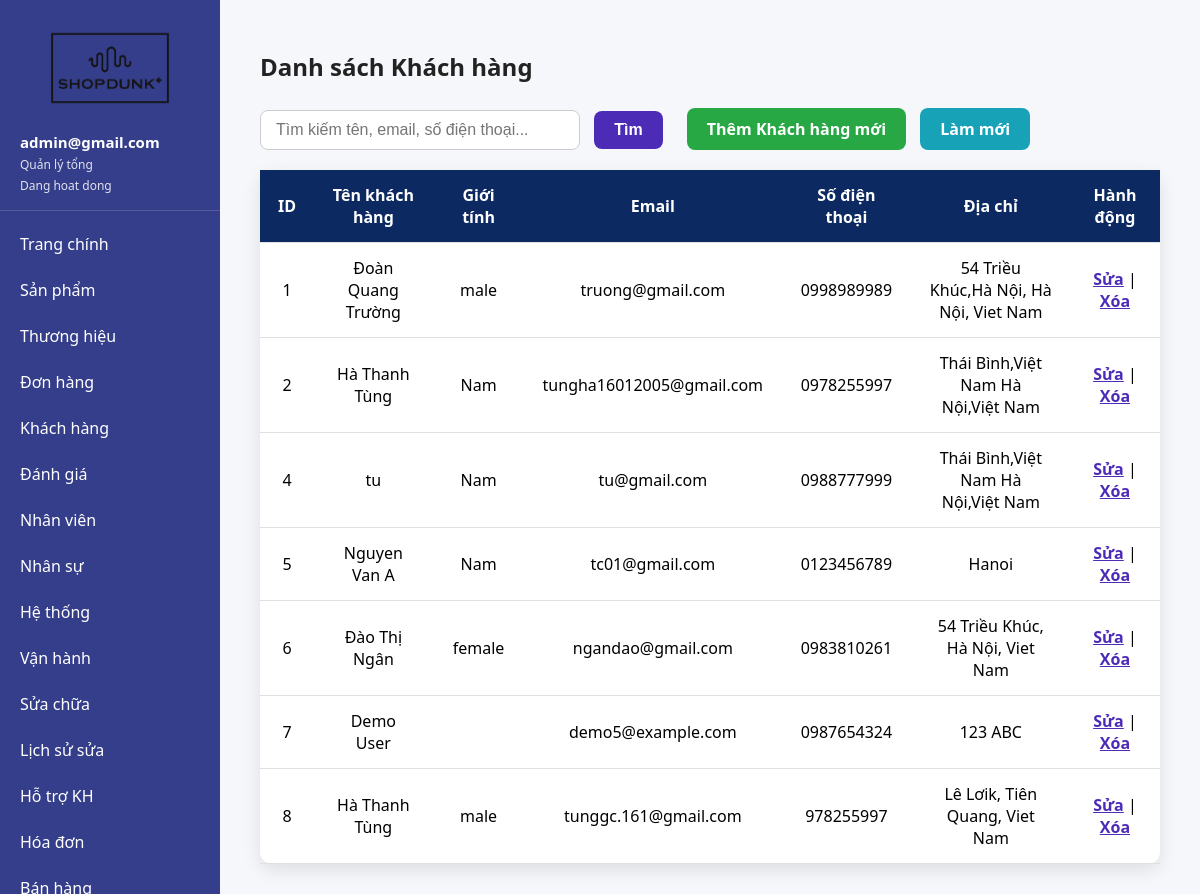
The page /admin/customer.php (signed in) on the database its author committed.
### tables this page shows
CREATE TABLE `customer` (
  `customer_id` int(11) NOT NULL,
  `customer_name` varchar(120) NOT NULL,
  `customer_gender` varchar(20) DEFAULT NULL,
  `customer_email` varchar(191) DEFAULT NULL,
  `customer_contact_no` varchar(30) DEFAULT NULL,
  `customer_address` text DEFAULT NULL,
  `created_at` timestamp NOT NULL DEFAULT current_timestamp()
);

### admin/auth.php (called while the page is built, shortened)
<?php
require_once __DIR__ . '/../config/admin.php';
function get_admin_roles(): array
{
    return [
        'quan_ly_tong' => 'Quản lý tổng',
        'quan_ly' => 'Quản lý',
        'ky_thuat_vien' => 'Kỹ thuật viên',
        'thu_ngan_cskh' => 'Thu ngan - CSKH',
        'nhan_vien_ban_hang' => 'Nhân viên bán hàng',
        'to_truong_ban_hang' => 'Tổ trưởng bán hàng',
    ];
}
function get_permission_matrix(): array
{
    return [
        'quan_ly_tong' => ['*', 'employees_manage'],
        'quan_ly' => ['dashboard', 'products', 'brands', 'reviews', 'orders', 'customers', 'human_resources', 'system_management', 'operations_management', 'reports'],
        'ky_thuat_vien' => ['dashboard', 'reviews', 'repair_management', 'repair_history'],
        'thu_ngan_cskh' => ['dashboard', 'orders', 'customers', 'customer_support', 'invoice_management', 'reports'],
        'nhan_vien_ban_hang' => ['dashboard', 'products', 'orders', 'customers', 'sales_management', 'store_inventory', 'reports'],
        'to_truong_ban_hang' => ['dashboard', 'products', 'orders', 'customers', 'sales_management', 'store_inventory', 'sales_team_management', 'sales_issue_support', 'reports'],
    ];
}
function role_label(?string $role): string
{
    $roles = get_admin_roles();
    return $roles[$role ?? ''] ?? 'Nhan vien';
}
function status_label(?string $status): string
{
    return ($status ?? 'active') === 'blocked' ? 'Da khoa' : 'Dang hoat dong';
}
function admin_has_permission(?string $role, string $permission): bool
{
    $permissions = get_permission_matrix()[$role] ?? [];
    return in_array('*', $permissions, true) || in_array($permission, $permissions, true);
}
function current_admin(): ?array
{
    static $admin = null;
    static $loaded = false;
    if ($loaded) {
        return $admin;
    }
    $loaded = true;
    $username = $_SESSION['username'] ?? '';
    global $conn;
    $stmt = $conn->prepare("SELECT * FROM admin WHERE admin_username = ? LIMIT 1");
    $stmt->bind_param("s", $username);
    $stmt->execute();
    $result = $stmt->get_result();
    $admin = $result ? $result->fetch_assoc() : null;
    return $admin;
}
function require_login(): array
{
    $admin = current_admin();
    return $admin;
}
function require_permission(string $permission): array
{
    $admin = require_login();
    return $admin;
}
?>

### admin/customer.php (the view, shortened to what this page needs)
<?php
require_once __DIR__ . '/auth.php';
require_permission('customers');
include __DIR__ . '/sidebar.php';
$search = trim($_GET['search'] ?? '');
$search_sql = '';
$limit = 10;
$page = isset($_GET['page']) && is_numeric($_GET['page']) && $_GET['page'] > 0 ? intval($_GET['page']) : 1;
$offset = ($page - 1) * $limit;
$sql = "SELECT * FROM customer $search_sql ORDER BY customer_id ASC LIMIT $limit OFFSET $offset";
$stmt = $conn->prepare($sql);
$stmt->execute();
$result = $stmt->get_result();
?>
<!DOCTYPE html>
<html lang="vi">
<head>
</head>
<body>
<div class="main-content">
  <h2>Danh sách Khách hàng</h2>
  <form method="get" action="">
    <input type="text" name="search" placeholder="Tìm kiếm tên, email, số điện thoại..." value="<?php echo htmlspecialchars($search); ?>" />
    <button type="submit">Tìm</button>
    <a href="addcustomer.php" class="add-btn">Thêm Khách hàng mới</a>
    <a href="customer.php" class="btn refresh-btn">Làm mới</a>
  </form>
  <table>
    <thead>
      <tr>
        <th>ID</th>
        <th>Tên khách hàng</th>
        <th>Giới tính</th>
        <th>Email</th>
        <th>Số điện thoại</th>
        <th>Địa chỉ</th>
        <th>Hành động</th>
      </tr>
    </thead>
    <tbody>
      <?php if ($result->num_rows === 0): ?>
      <tr>
        <td colspan="7" style="text-align:center; padding:20px; color:#666;">Không tìm thấy khách hàng nào.</td>
      </tr>
      <?php else: ?>
        <?php while ($row = $result->fetch_assoc()): ?>
        <tr>
          <td><?php echo $row['customer_id']; ?></td>
          <td><?php echo htmlspecialchars($row['customer_name']); ?></td>
          <td><?php echo htmlspecialchars($row['customer_gender']); ?></td>
          <td><?php echo htmlspecialchars($row['customer_email']); ?></td>
          <td><?php echo htmlspecialchars($row['customer_contact_no']); ?></td>
          <td><?php echo htmlspecialchars($row['customer_address']); ?></td>
          <td>
            <a href="editcustomer.php?id=<?php echo $row['customer_id']; ?>">Sửa</a> |
            <a href="deletecustomer.php?id=<?php echo $row['customer_id']; ?>" onclick="return confirm('Bạn có chắc muốn xóa khách hàng này?');">Xóa</a>
          </td>
        </tr>
        <?php endwhile; ?>
      <?php endif; ?>
    </tbody>
  </table>
</div>
</body>
</html>

### admin/sidebar.php (shortened to what this page needs)
<?php
require_once __DIR__ . '/auth.php';
$sidebarAdmin = current_admin();
$role = $sidebarAdmin['admin_role'] ?? null;
$menuItems = [
    ['permission' => 'dashboard', 'href' => 'admin.php', 'label' => 'Trang chính'],
    ['permission' => 'products', 'href' => 'product.php', 'label' => 'Sản phẩm'],
    ['permission' => 'brands', 'href' => 'brand.php', 'label' => 'Thương hiệu'],
    ['permission' => 'orders', 'href' => 'order.php', 'label' => 'Đơn hàng'],
    ['permission' => 'customers', 'href' => 'customer.php', 'label' => 'Khách hàng'],
    ['permission' => 'reviews', 'href' => 'reviews.php', 'label' => 'Đánh giá'],
    ['permission' => 'employees_manage', 'href' => 'employees.php', 'label' => 'Nhân viên'],
    ['permission' => 'human_resources', 'href' => 'human_resources.php', 'label' => 'Nhân sự'],
    ['permission' => 'system_management', 'href' => 'system_management.php', 'label' => 'Hệ thống'],
    ['permission' => 'operations_management', 'href' => 'operations_management.php', 'label' => 'Vận hành'],
    ['permission' => 'repair_management', 'href' => 'repair_management.php', 'label' => 'Sửa chữa'],
    ['permission' => 'repair_history', 'href' => 'repair_history.php', 'label' => 'Lịch sử sửa'],
    ['permission' => 'customer_support', 'href' => 'customer_support.php', 'label' => 'Hỗ trợ KH'],
    ['permission' => 'invoice_management', 'href' => 'invoice_management.php', 'label' => 'Hóa đơn'],
    ['permission' => 'sales_management', 'href' => 'sales_management.php', 'label' => 'Bán hàng'],
    ['permission' => 'reports', 'href' => 'reports.php', 'label' => 'Báo cáo thống kê'],
    ['permission' => 'store_inventory', 'href' => 'store_inventory.php', 'label' => 'Tồn kho'],
    ['permission' => 'sales_team_management', 'href' => 'sales_team_management.php', 'label' => 'Đội bán hàng'],
    ['permission' => 'sales_issue_support', 'href' => 'sales_issue_support.php', 'label' => 'Sự cố bán hàng'],
];
?>
<div style="width:220px;background:#353E8A;color:#fff;min-height:100vh;position:fixed;overflow-y:auto;">
  <div style="padding:18px 20px 14px;">
    <a href="admin.php" style="display:block;text-decoration:none;">
      <img src="../images/logoshopdunk.png" alt="ShopDunk Logo" style="width:100%;max-width:160px;height:auto;display:block;margin:0 auto;">
    </a>
  </div>
  <?php if ($sidebarAdmin): ?>
    <div style="padding:0 20px 16px;border-bottom:1px solid rgba(255,255,255,0.15);margin-bottom:10px;">
      <div style="font-size:15px;font-weight:700;"><?= htmlspecialchars($sidebarAdmin['admin_full_name'] ?: $sidebarAdmin['admin_username']) ?></div>
      <div style="font-size:12px;opacity:.85;margin-top:4px;"><?= htmlspecialchars(role_label($role)) ?></div>
      <div style="font-size:12px;opacity:.85;margin-top:4px;"><?= htmlspecialchars(status_label($sidebarAdmin['admin_status'] ?? null)) ?></div>
    </div>
  <?php endif; ?>
  <ul style="list-style:none;padding:0;margin:0;">
    <?php foreach ($menuItems as $item): ?>
      <?php if ($sidebarAdmin && admin_has_permission($role, $item['permission'])): ?>
        <li>
          <a href="<?= htmlspecialchars($item['href']) ?>" style="display:block;padding:12px 20px;color:#fff;text-decoration:none;"><?= htmlspecialchars($item['label']) ?></a>
        </li>
      <?php endif; ?>
    <?php endforeach; ?>
  </ul>
</div>
<?php return; ?>

### admin/customer.php (style rules this page uses)
* { box-sizing: border-box; }
body { margin: 0; font-family: 'Segoe UI', Tahoma, Geneva, Verdana, sans-serif; background: #f5f7fa; }
.main-content { margin-left: 220px; padding: 30px 40px; max-width: 1200px; margin-right: auto; }
h2 { color: #222; font-weight: 700; margin-bottom: 25px; }
form { margin-bottom: 20px; }
input[type="text"] { padding: 10px 15px; width: 320px; border-radius: 8px; border: 1px solid #ccc; font-size: 1rem; transition: border-color 0.3s ease; }
button, a.add-btn { padding: 10px 20px; border-radius: 8px; font-weight: 600; font-size: 1rem; border: none; cursor: pointer; transition: background-color 0.3s ease; text-decoration: none; display: inline-block; color: white; }
button { background-color: #4c2bb6; margin-left: 10px; }
a.add-btn { background-color: #28a745; margin-left: 20px; }
table { width: 100%; border-collapse: collapse; background: #fff; border-radius: 12px; box-shadow: 0 6px 18px rgba(0,0,0,0.1); min-width: 900px; }
thead { background: #0c2a61; color: white; font-weight: 600; }
th, td { padding: 14px 18px; border-bottom: 1px solid #e0e0e0; text-align: center; vertical-align: middle; }
td a { color: #4c2bb6; font-weight: 600; }
a.btn { padding: 10px 20px; border-radius: 8px; font-weight: 600; font-size: 1rem; border: none; cursor: pointer; transition: background-color 0.3s ease; text-decoration: none; display: inline-block; color: white; }
.refresh-btn { background-color: #17a2b8; margin-left: 10px; }

### rows shown on the page
customer: customer_id "1", customer_name "Đoàn Quang Trường", customer_gender "male", customer_email "truong@gmail.com", customer_contact_no "0998989989", customer_address "54 Triều Khúc,Hà Nội, Hà Nội, Viet Nam"
customer: customer_id "2", customer_name "Hà Thanh Tùng", customer_gender "Nam", customer_email "tungha16012005@gmail.com", customer_contact_no "0978255997", customer_address "Thái Bình,Việt Nam Hà Nội,Việt Nam"
customer: customer_id "4", customer_name "tu", customer_gender "Nam", customer_email "tu@gmail.com", customer_contact_no "0988777999", customer_address "Thái Bình,Việt Nam Hà Nội,Việt Nam"
customer: customer_id "5", customer_name "Nguyen Van A", customer_gender "Nam", customer_email "tc01@gmail.com", customer_contact_no "0123456789", customer_address "Hanoi"
customer: customer_id "6", customer_name "Đào Thị Ngân", customer_gender "female", customer_email "ngandao@gmail.com", customer_contact_no "0983810261", customer_address "54 Triều Khúc, Hà Nội, Viet Nam"
customer: customer_id "7", customer_name "Demo User", customer_email "demo5@example.com", customer_contact_no "0987654324", customer_address "123 ABC"
customer: customer_id "8", customer_name "Hà Thanh Tùng", customer_gender "male", customer_email "tunggc.161@gmail.com", customer_contact_no "978255997", customer_address "Lê Lơik, Tiên Quang, Viet Nam"

### other values the page prints
$sidebarAdmin['admin_full_name'] ?: $sidebarAdmin['admin_username'] "admin@gmail.com"
role_label($role) "Quản lý tổng"
status_label($sidebarAdmin['admin_status'] ?? null) "Dang hoat dong"
$item['label'] "Trang chính"
$item['label'] "Sản phẩm"
$item['label'] "Thương hiệu"
$item['label'] "Đơn hàng"
$item['label'] "Khách hàng"
$item['label'] "Đánh giá"
$item['label'] "Nhân viên"
$item['label'] "Nhân sự"
$item['label'] "Hệ thống"
$item['label'] "Vận hành"
$item['label'] "Sửa chữa"
$item['label'] "Lịch sử sửa"
